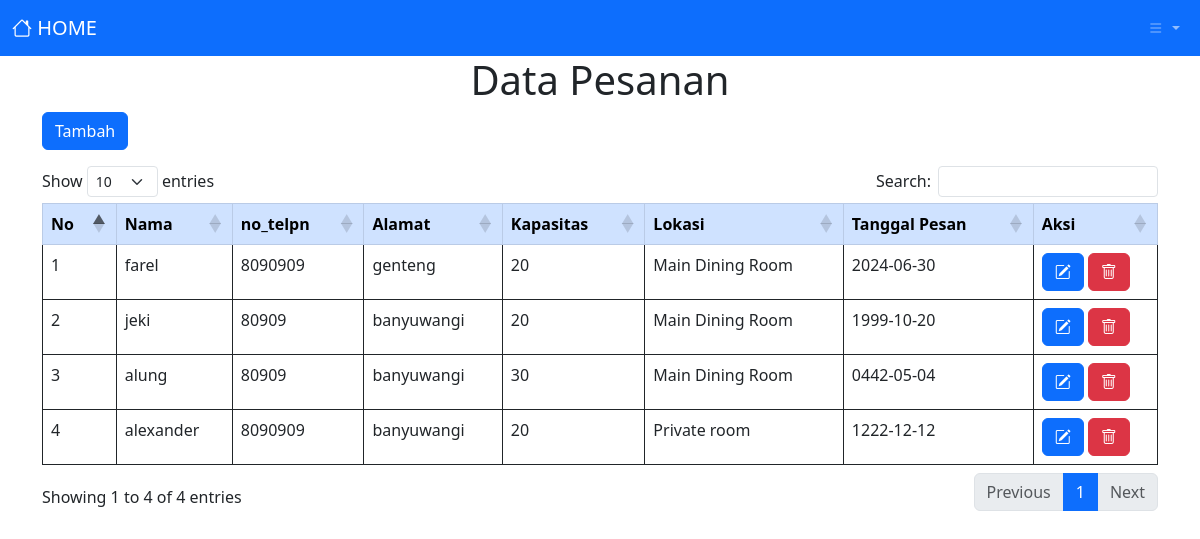
Page /pelanggan/index.php on the committed database.
### tables this page shows
CREATE TABLE `daftar_pelanggan` (
  `id` int NOT NULL,
  `nama` varchar(255) NOT NULL,
  `alamat` varchar(255) NOT NULL,
  `no_telpn` int NOT NULL,
  `kapasitas_id` int NOT NULL,
  `lokasi_id` int NOT NULL,
  `tanggal_pesan` date NOT NULL
);

CREATE TABLE `kapasitas_meja` (
  `id` int NOT NULL,
  `kapasitas` int NOT NULL
);

CREATE TABLE `lokasi` (
  `id` int NOT NULL,
  `lokasi` varchar(255) NOT NULL
);

### pelanggan/index.php (the view, shortened to what this page needs)
<?php
include '../layout/navbar.php';
require '../layout/footer.php';
$result = mysqli_query($conn, "SELECT daftar_pelanggan.*,
lokasi.lokasi AS lokasi_name, kapasitas_meja.kapasitas AS kapasitas FROM daftar_pelanggan
JOIN lokasi ON daftar_pelanggan.lokasi_id = lokasi.id
JOIN kapasitas_meja ON daftar_pelanggan.kapasitas_id = kapasitas_meja.id");
$i = 1;
?>
<!DOCTYPE html>
<html lang="en">
<head>
    <link href="https://cdn.jsdelivr.net/npm/bootstrap@5.3.3/dist/css/bootstrap.min.css" rel="stylesheet">
    <link rel="stylesheet" href="https://cdnjs.cloudflare.com/ajax/libs/twitter-bootstrap/5.3.0/css/bootstrap.min.css">
    <link rel="stylesheet" href="https://cdn.datatables.net/2.0.8/css/dataTables.bootstrap5.css">
    <link rel="stylesheet" href="https://cdn.datatables.net/1.13.6/css/dataTables.bootstrap5.min.css">
</head>
<body>
    <div class="container">
        <h1 class="text-center">Data Pesanan</h1>
        <a href="create.php"><button class="btn btn-primary mb-3">Tambah</button></a>
        <table class="table table-bordered border-dark" id="datatable">
            <thead class="table-primary">
                <tr>
                    <th scope="col">No</th>
                    <th scope="col">Nama</th>
                    <th scope="col">no_telpn</th>
                    <th scope="col">Alamat</th>
                    <th scope="col">Kapasitas</th>
                    <th scope="col">Lokasi</th>
                    <th scope="col">Tanggal Pesan</th>
                    <th scope="col">Aksi</th>
                </tr>
            </thead>
            <tbody>
                <?php
                while ($row = mysqli_fetch_assoc($result)) { ?>
                    <tr>
                        <td><?php echo $i ?></td>
                        <td><?php echo $row['nama']; ?></td>
                        <td><?php echo $row['no_telpn']; ?></td>
                        <td><?php echo $row['alamat']; ?></td>
                        <td><?php echo $row['kapasitas']; ?></td>
                        <td><?php echo $row['lokasi_name']; ?></td>
                        <td><?php echo $row['tanggal_pesan']; ?></td>
                        <td>
                            <a href="edit.php?id=<?php echo $row['id']; ?>"><button class="btn btn-primary"><i class="bi bi-pencil-square"></i></button></a>
                            <a href="delete.php?id=<?php echo $row['id']; ?>" onclick="return confirm('Yakin ingin menghapus?')"><button class="btn btn-danger"><i class="bi bi-trash"></i></button></a>
                        </td>
                    </tr>
                <?php
                    $i++;
                } ?>
            </tbody>
        </table>
    </div>
</body>
</html>

### layout/navbar.php (shortened to what this page needs)
<!DOCTYPE html>
<html lang="en">
<head>
  <link rel="stylesheet" href="https://cdn.jsdelivr.net/npm/bootstrap-icons@1.11.3/font/bootstrap-icons.min.css">
  <link href="https://cdn.jsdelivr.net/npm/bootstrap@5.3.3/dist/css/bootstrap.min.css" rel="stylesheet">
</head>
<body>
  <nav class="navbar navbar-expand-lg navbar-dark bg-primary">
    <div class="container-fluid">
      <a class="navbar-brand" href="../layout/dashboard.php"><i class="bi bi-house"></i> HOME</a>
      <div class="collapse navbar-collapse justify-content-end" id="navbarNavDropdown">
        <ul class="navbar-nav">
          <li class="nav-item dropdown">
            <a class="nav-link dropdown-toggle" href="#" role="button" data-bs-toggle="dropdown" aria-expanded="false">
              <i class="bi bi-list"></i>
            </a>
          </li>
        </ul>
      </div>
    </div>
  </nav>
</body>
</html>

### layout/footer.php (shortened to what this page needs)
</body>
</html>

### rows in the picture
daftar_pelanggan: nama "farel", no_telpn "8090909", alamat "genteng", kapasitas.kapasitas "20", lokasi.lokasi "Main Dining Room", tanggal_pesan "2024-06-30"
daftar_pelanggan: nama "jeki", no_telpn "80909", alamat "banyuwangi", kapasitas.kapasitas "20", lokasi.lokasi "Main Dining Room", tanggal_pesan "1999-10-20"
daftar_pelanggan: nama "alung", no_telpn "80909", alamat "banyuwangi", kapasitas.kapasitas "30", lokasi.lokasi "Main Dining Room", tanggal_pesan "0442-05-04"
daftar_pelanggan: nama "alexander", no_telpn "8090909", alamat "banyuwangi", kapasitas.kapasitas "20", lokasi.lokasi "Private room", tanggal_pesan "1222-12-12"
